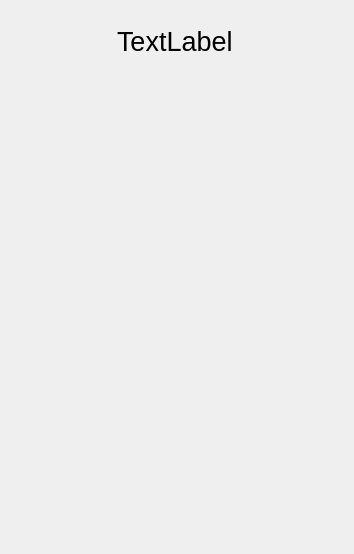
<?xml version="1.0" encoding="UTF-8"?>
<ui version="4.0">
 <class>MainWindow</class>
 <widget class="QMainWindow" name="MainWindow">
  <property name="geometry">
   <rect>
    <x>0</x>
    <y>0</y>
    <width>354</width>
    <height>554</height>
   </rect>
  </property>
  <property name="windowTitle">
   <string>MainWindow</string>
  </property>
  <property name="styleSheet">
   <string notr="true"/>
  </property>
  <widget class="QWidget" name="centralWidget">
   <layout class="QHBoxLayout" name="horizontalLayout">
    <item>
     <spacer name="horizontalSpacer">
      <property name="orientation">
       <enum>Qt::Horizontal</enum>
      </property>
      <property name="sizeHint" stdset="0">
       <size>
        <width>98</width>
        <height>20</height>
       </size>
      </property>
     </spacer>
    </item>
    <item>
     <layout class="QVBoxLayout" name="verticalLayout">
      <item>
       <widget class="QLabel" name="time">
        <property name="minimumSize">
         <size>
          <width>0</width>
          <height>60</height>
         </size>
        </property>
        <property name="styleSheet">
         <string notr="true">font-size:20pt;</string>
        </property>
        <property name="text">
         <string>TextLabel</string>
        </property>
       </widget>
      </item>
      <item>
       <spacer name="verticalSpacer">
        <property name="orientation">
         <enum>Qt::Vertical</enum>
        </property>
        <property name="sizeHint" stdset="0">
         <size>
          <width>20</width>
          <height>40</height>
         </size>
        </property>
       </spacer>
      </item>
      <item>
       <widget class="TimeSpinner" name="timeSpinner" native="true">
        <property name="minimumSize">
         <size>
          <width>120</width>
          <height>150</height>
         </size>
        </property>
       </widget>
      </item>
      <item>
       <spacer name="verticalSpacer_2">
        <property name="orientation">
         <enum>Qt::Vertical</enum>
        </property>
        <property name="sizeHint" stdset="0">
         <size>
          <width>20</width>
          <height>40</height>
         </size>
        </property>
       </spacer>
      </item>
     </layout>
    </item>
    <item>
     <spacer name="horizontalSpacer_2">
      <property name="orientation">
       <enum>Qt::Horizontal</enum>
      </property>
      <property name="sizeHint" stdset="0">
       <size>
        <width>98</width>
        <height>20</height>
       </size>
      </property>
     </spacer>
    </item>
   </layout>
  </widget>
 </widget>
 <layoutdefault spacing="6" margin="11"/>
 <customwidgets>
  <customwidget>
   <class>TimeSpinner</class>
   <extends>QWidget</extends>
   <header>Spinner/TimeSpinner.h</header>
   <container>1</container>
  </customwidget>
 </customwidgets>
 <resources/>
 <connections/>
</ui>
